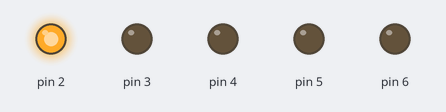
Bench run of a sketch on a simulated Arduino Uno, built with avr-gcc and run on an emulated ATmega328P. On the bench: output pins drawn as LEDs (lit = HIGH).

Above: at 0.02 s.
At 0.42 s:
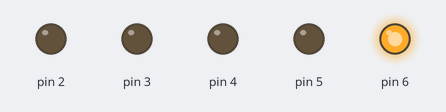
At 0.72 s:
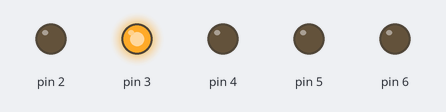
At 1.47 s:
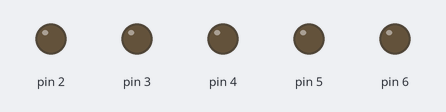
At 2.22 s:
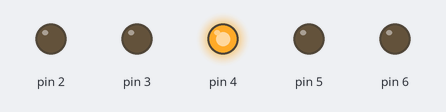
At 2.92 s:
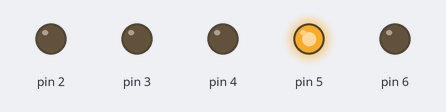
Timing chart, 0 to 3.2 s (numbered marks = the images above):
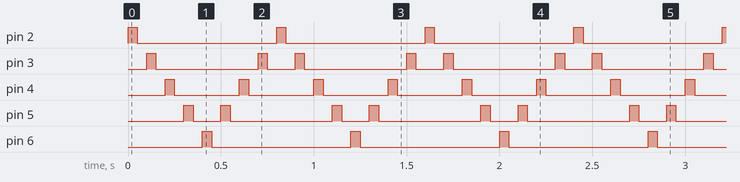

The sketch:

knight_rider.ino
```cpp
void setup() {
  // nastaveni pinu pro zapis
  pinMode(2, OUTPUT);
  pinMode(3, OUTPUT);
  pinMode(4, OUTPUT);
  pinMode(5, OUTPUT);
  pinMode(6, OUTPUT);
}

void loop() {
  // problikni LED na pinech 2 az 6
  for (int i = 2; i < 7; i++) {
    digitalWrite(i, HIGH);
    delay(50);
    digitalWrite(i, LOW);
    delay(50);
  }
  // problikni LED na pinech 5 az 3
  for (int i = 5; i > 2; i--) {
    digitalWrite(i, HIGH);
    delay(50);
    digitalWrite(i, LOW);
    delay(50);
  }
}
```

Measured:
- by itself, pin 2, pin 6: alternates HIGH for 0.05 s and LOW for 0.75 s
- by itself, pin 3: repeats every 0.80 s: LOW 0.55 s, HIGH 0.05 s, LOW 0.15 s, HIGH 0.05 s
- by itself, pin 4: alternates HIGH for 0.05 s and LOW for 0.35 s
- by itself, pin 5: repeats every 0.80 s: LOW 0.15 s, HIGH 0.05 s, LOW 0.55 s, HIGH 0.05 s
